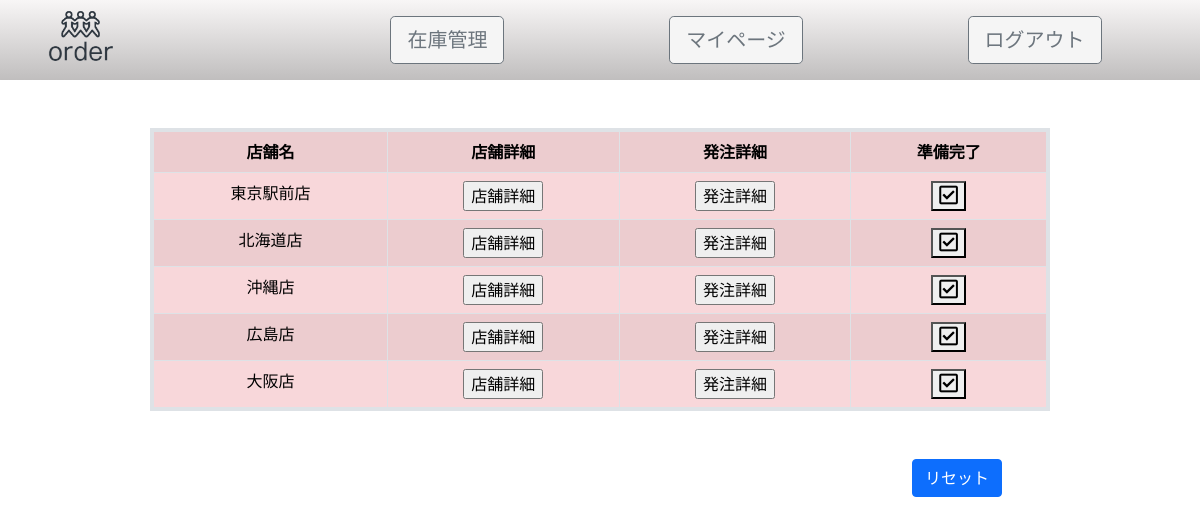
The page /owner.php (signed in) on the database its author committed.
### tables this page shows
CREATE TABLE `shops` (
  `id` int(32) NOT NULL COMMENT 'システムID',
  `name` varchar(255) DEFAULT NULL COMMENT '企業名',
  `shop_name` varchar(255) NOT NULL COMMENT '店舗名',
  `postal_code` varchar(8) NOT NULL COMMENT '郵便番号',
  `address` text NOT NULL COMMENT '住所',
  `tel` varchar(13) NOT NULL COMMENT '電話番号',
  `email` varchar(255) NOT NULL COMMENT 'メールアドレス',
  `password` varchar(100) NOT NULL COMMENT 'パスワード',
  `flg` int(11) NOT NULL DEFAULT 0,
  `created_at` datetime DEFAULT NULL COMMENT '登録日時',
  `updated_at` datetime DEFAULT NULL COMMENT '更新日時'
);

### public/index.php (called while the page is built, shortened)
<?php
$parse = parse_url($_SERVER["REQUEST_URI"]);
require_once(ROOT_PATH.'Views/user'.$parse['path']);

### Controllers/ShopController.php (called while the page is built, shortened)
<?php
require_once(ROOT_PATH .'/Models/Shop.php');
class ShopController {
    private $Shop;
    public function __construct()
    {
        $this->Shop = new Shop();
    }
    public function findAll(){
        $shops = $this->Shop->findAll();
        $params = [
            'shops' => $shops
        ];
        return $params;
    }
}

### Models/Db.php (called while the page is built, shortened)
<?php
class Db {
    public function __construct($dbh = null){
        if(!$dbh) {
            try {
                $this->dbh = new PDO(
                    'mysql:dbname='.DB_NAME.
                    ';host='.DB_HOST,DB_USER,DB_PASSWD
                );
            } catch (PDOException $e) {
                echo "接続情報：Db.phpでエラー出力" . $e->getMessage() . "\n";
                exit();
            }
        } else {
            $this->dbh = $dbh;
        }
    }
}

### Models/Shop.php (called while the page is built, shortened)
<?php
require_once(ROOT_PATH .'/Models/Db.php');
class Shop extends Db {
    private $table = 'shops';
    public function findAll(){
        try{
            $sql = "SELECT * FROM ".$this->table." WHERE id >=2 ORDER BY name";
            $sth = $this->dbh->prepare($sql);
            $sth->execute();
            $result = $sth->fetchAll(PDO::FETCH_ASSOC);
            return $result;
        } catch (PDOException $e){
            echo "接続失敗：Order.php :". $e->getMessage() . "\n";
            exit;
        }
    }
}

### Views/user/owner.php (the view, shortened to what this page needs)
<?php
    require_once(ROOT_PATH .'Controllers/ShopController.php');
    $shops = new ShopController();
    $params = $shops->findAll();
?>
<!DOCTYPE html>
<html lang="en">
<head>
    <link href="css/header.css" rel="stylesheet">
    <link href="bootstrapcss/bootstrap.min.css" rel="stylesheet">
    <link href="https://use.fontawesome.com/releases/v5.6.1/css/all.css" rel="stylesheet">
</head>
<body>
    <?php require_once(ROOT_PATH .'Views/layout/owner_header.php') ?>
    <div class="d-flex justify-content-center mt-5">
        <div class=" w-75">
            <table class="table table-bordered table-striped table-danger border border-4 text-center">
                <tr>
                    <th>店舗名</th>
                    <th>店舗詳細</th>
                    <th>発注詳細</th>
                    <th>準備完了</th>
                </tr>
                <?php foreach($params['shops'] as $shop) : ?>
                <tr>
                    <td><?php echo $shop['shop_name'] ?></td>
                    <form action="shop.php" method="post">
                        <td><input type="submit" class="" value="店舗詳細"></td>
                    </form>
                    <form action="shop_order.php" method="post">
                        <td><input type="submit" class="" value="発注詳細"></td>
                    </form>
                    <td>
                        <button type="button" class="btn_<?php echo $shop['id']; ?> re" value="<?php echo $shop['id']; ?>">
                            <i class="fa-check-square fa-lg px-16<?php
                                if($shop['flg'] == 1){
                                    echo ' fas active';
                                }else{
                                    echo ' far';
                                }; ?>"></i>
                        </button>
                    </td>
                </tr>
                <?php endforeach; ?>
            </table>
            <div class=" d-flex justify-content-end m-5">
                <button type="button" class="reset btn btn-primary" value="0">リセット</button>
            </div>
        </div>
    </div>
</body>
</html>

### rows shown on the page
shops: shop_name "東京駅前店", $shop['id'] 2 (drawn), flg 0 (drawn)
shops: shop_name "北海道店", $shop['id'] 5 (drawn), flg 0 (drawn)
shops: shop_name "沖縄店", $shop['id'] 4 (drawn), flg 0 (drawn)
shops: shop_name "広島店", $shop['id'] 6 (drawn), flg 0 (drawn)
shops: shop_name "大阪店", $shop['id'] 3 (drawn), flg 0 (drawn)
